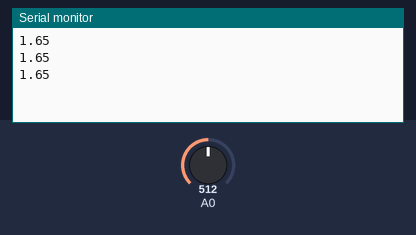
Recording of a sketch running on a simulated Arduino Uno, built with avr-gcc and run on an emulated ATmega328P. On the bench: the last lines printed to the serial monitor. The test bench sets the inputs (shaded band); at power-on: A0 = 512.

Above: at 1.8 s.
1.9 s: A0 set to 490
At 2.31 s:
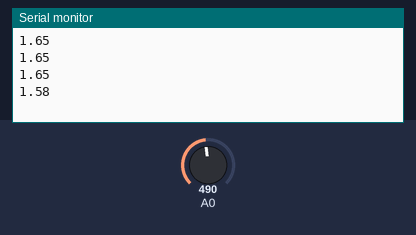
3.4 s: A0 set to 306
At 3.9 s:
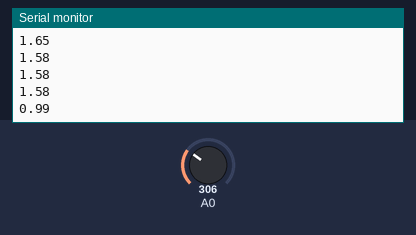
Timing chart, 0 to 6.4 s (numbered marks = the images above; inputs shaded):
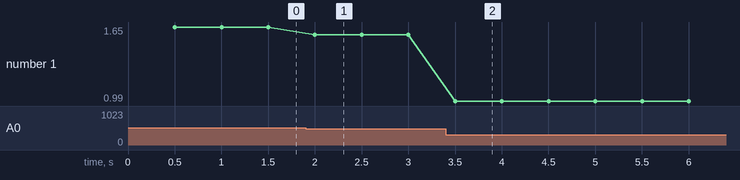

The sketch:

digital_to_analog.ino
```cpp
//declare value for the timer
unsigned long Timer;

//The following code will only run once
void setup() {
  Serial.begin(9600);   //Initialize the Serial Monitor to 9600 baud
  Timer = millis();     //Initialize the timer
  analogReference(EXTERNAL); //set the analog Reference

}//end of setup

//The following code will run continously
void loop() {
  if (millis() - Timer >= 500) //if 500 ms have passed
  {
    int sensorValue = analogRead(A0); //create a int sensorValue which will equal a value from the arduino
    float voltage = sensorValue * (3.3/1023.0); //convert that value to a voltage
    Serial.println(voltage); //print the voltage
    Timer += 500; //set the timer to 500 ms
  }//end of if statement

}//end of loop
```

Measured:
- after the input at 1.9 s, the serial monitor: prints a new line after 0.10 s (image 1)
- after the input at 3.4 s, the serial monitor: prints a new line after 0.10 s (image 2)
- plotted number 1: 1.65 → 1.58 after the input at 1.9 s, 1.58 → 0.99 after the input at 3.4 s
